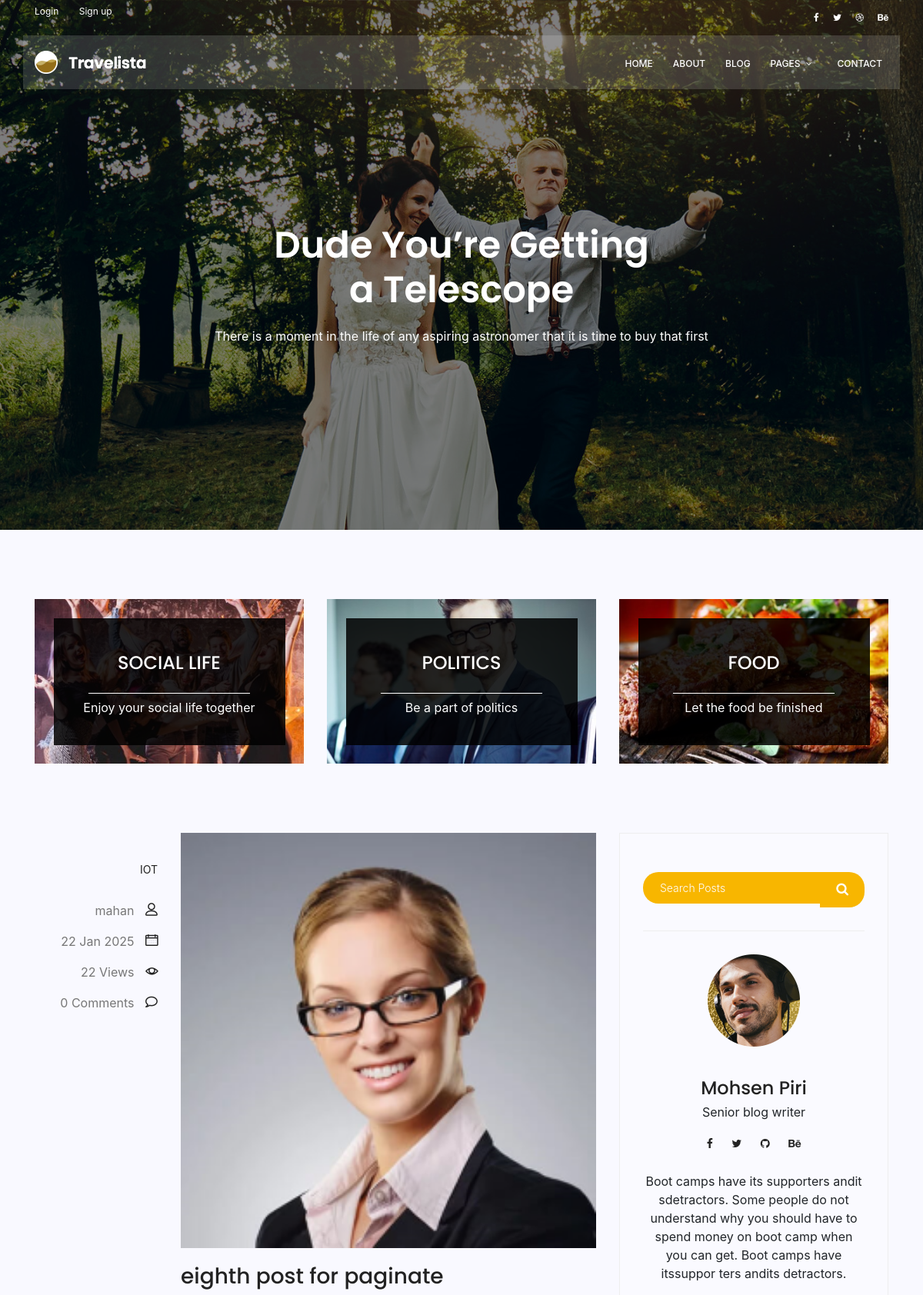
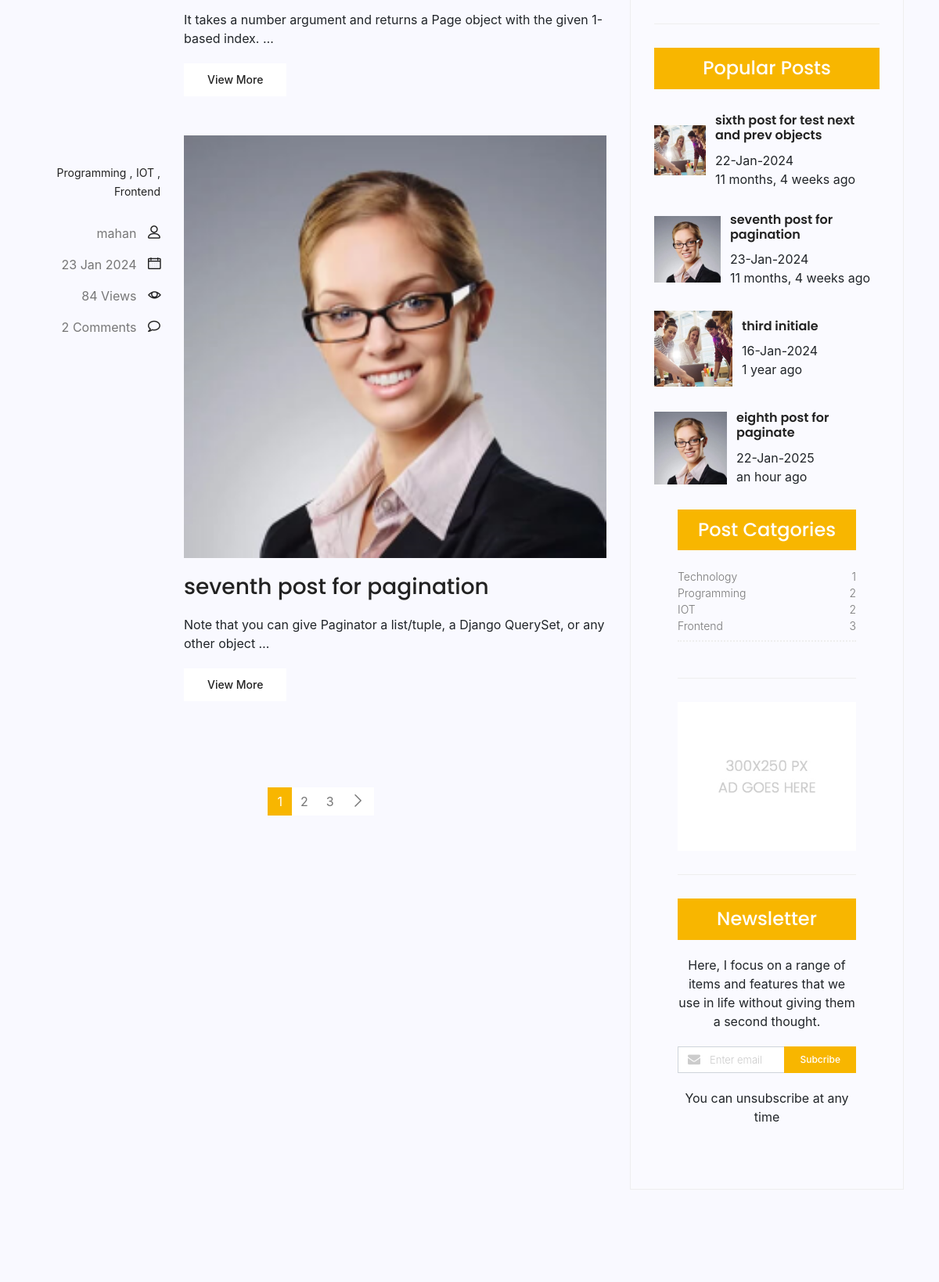
Screenshot of /blog_app/ (upper part) with the database file from the repository (2 pictures, top to bottom).
### blog_app/models.py (models this page shows, shortened)
class Category(models.Model):
    name = models.CharField(max_length=30)
    def __str__(self):
        return self.name

class Post(models.Model):
    image = models.ImageField(upload_to='app_image/', default='default.png')
    author = models.ForeignKey(User, on_delete=models.SET_NULL, null=True)
    title = models.CharField(max_length=100)
    content = models.TextField()
    tags = TaggableManager()
    counted_views = models.PositiveIntegerField(default=0)
    status = models.BooleanField(default=False)
    login_needed = models.BooleanField(default=False)
    published_date = models.DateTimeField(null=True)
    created_date = models.DateTimeField(auto_now_add=True)
    updated_date = models.DateTimeField(auto_now=True)
    category_list = models.ManyToManyField(Category)
    class Meta:
        ordering = ['-created_date']
        verbose_name = 'پست'
        verbose_name_plural = 'پست ها'
    def __str__(self):
        return self.title

### blog_app/views.py (the view)
# urls.py: path('', home_view, name='home_blog'),
def home_view(request, **kwargs):
    filter_post = Post.objects.filter(published_date__lt=timezone.now(), status=1)
    if kwargs.get('cat_name') != None:
        filter_post = filter_post.filter(category_list__name=kwargs['cat_name'])
    if kwargs.get('author_username') != None:
        filter_post = filter_post.filter(author__username=kwargs['author_username'])
    if kwargs.get('tag_name') != None:
        filter_post = filter_post.filter(tags__name__in=[kwargs['tag_name']])
    page_init = Paginator(filter_post, 2)  # creating a paginator object, Show  ... posts per page
    page_number = request.GET.get('page')
    try:
        filter_post = page_init.get_page(page_number)
        print(filter_post.object_list)
    except PageNotAnInteger:
        filter_post = page_init.page(1)
    except EmptyPage:
        filter_post = page_init.page(page_init.num_pages)
    context = {'filter_post': filter_post}
    return render(request, 'blog_items/blog-home.html', context)

### blog_app/templatetags/blog_tags.py (called while the page is built)
@register.simple_tag(name='comments_count')
def show_comments_count(pid):
    return Comment.objects.filter(intended_post=pid, approved=True).count()

@register.inclusion_tag('blog_items/blog-latest-post.html')
def most_visited_posts(arg=3):
    post_obj = Post.objects.filter(published_date__lt=timezone.now(), status=1).order_by('-counted_views')[:arg]
    return {'post_obj': post_obj}

@register.inclusion_tag('blog_items/blog-post-categories.html')
def cat_of_posts():
    post_obj = Post.objects.filter(published_date__lt=timezone.now(), status=1)
    category_obj = Category.objects.all()
    cat_dict = {}
    for cat_name in category_obj:
        cat_dict[cat_name] = post_obj.filter(category_list=cat_name).count()
    return {'cat_dict': cat_dict}

### templates/blog_items/blog-home.html (shortened to what this page needs)
{% extends 'base.html' %}
{% block content %}
{% load static %}
{% load blog_tags %}
          <section class="banner-area relative blog-home-banner" id="home">
             <div class="overlay overlay-bg"></div>
             <div class="container">
                <div class="row d-flex align-items-center justify-content-center">
                   <div class="about-content blog-header-content col-lg-12">
                      <h1 class="text-white">
                         Dude You’re Getting
                         a Telescope
                      </h1>
                      <p class="text-white">
                         There is a moment in the life of any aspiring astronomer that it is time to buy that first
                      </p>
                   </div>
                </div>
             </div>
          </section>
          <section class="top-category-widget-area pt-90 pb-90 ">
             <div class="container">
                <div class="row">
                   <div class="col-lg-4">
                      <div class="single-cat-widget">
                         <div class="content relative">
                            <div class="overlay overlay-bg"></div>
                             <a href="#" target="_blank">
                               <div class="thumb">
                                <img class="content-image img-fluid d-block mx-auto" src=" {% static 'img/blog/cat-widget1.jpg' %}" alt="">
                              </div>
                               <div class="content-details">
                                 <h4 class="content-title mx-auto text-uppercase">Social life</h4>
                                 <span></span>
                                 <p>Enjoy your social life together</p>
                               </div>
                             </a>
                         </div>
                      </div>
                   </div>
                   <div class="col-lg-4">
                      <div class="single-cat-widget">
                         <div class="content relative">
                            <div class="overlay overlay-bg"></div>
                             <a href="#" target="_blank">
                               <div class="thumb">
                                <img class="content-image img-fluid d-block mx-auto" src=" {% static 'img/blog/cat-widget2.jpg' %}" alt="">
                              </div>
                               <div class="content-details">
                                 <h4 class="content-title mx-auto text-uppercase">Politics</h4>
                                 <span></span>
                                 <p>Be a part of politics</p>
                               </div>
                             </a>
                         </div>
                      </div>
                   </div>
                   <div class="col-lg-4">
                      <div class="single-cat-widget">
                         <div class="content relative">
                            <div class="overlay overlay-bg"></div>
                             <a href="#" target="_blank">
                               <div class="thumb">
                                <img class="content-image img-fluid d-block mx-auto" src=" {% static 'img/blog/cat-widget3.jpg' %}" alt="">
                              </div>
                               <div class="content-details">
                                 <h4 class="content-title mx-auto text-uppercase">Food</h4>
                                 <span></span>
                                 <p>Let the food be finished</p>
                               </div>
                             </a>
                         </div>
                      </div>
                   </div>
                </div>
             </div>
          </section>
          <section class="post-content-area">
             <div class="container">
                <div class="row">
                   <div class="col-lg-8 posts-list">
                      {% for item in filter_post %}
                      <div class="single-post row">
                         <div class="col-lg-3  col-md-3 meta-details">
                            <ul class="tags">
                               {% for cat in item.category_list.all %}
                               <li><a href="{% url 'blog_show:category_blog' cat_name=cat.name %}">{{cat.name}}</a> {% if not forloop.last %} , {% endif %}</li>
                               {% endfor%}
                            </ul>
                            <div class="user-details row">
                               <p class="user-name col-lg-12 col-md-12 col-6"><a href="{% url 'blog_show:author_pubs' author_username=item.author.username %}">{{item.author}}</a> <span class="lnr lnr-user"></span></p>
                               <p class="date col-lg-12 col-md-12 col-6"><a>{{item.published_date|date:"d M Y"}}</a> <span class="lnr lnr-calendar-full"></span></p>
                               <p class="view col-lg-12 col-md-12 col-6"><a>{{item.counted_views}} Views</a> <span class="lnr lnr-eye"></span></p>
                               <p class="comments col-lg-12 col-md-12 col-6"><a>{% comments_count item.id %} Comments</a> <span class="lnr lnr-bubble"></span></p>
                            </div>
                         </div>
                         <div class="col-lg-9 col-md-9 ">
                            <div class="feature-img">
                               <img class="img-fluid" src=" {{item.image.url}}" alt="">
                            </div>
                            <a class="posts-title" href="{% url 'blog_show:single_blog' pid=item.id %}"><h3>{{item.title}}</h3></a>
                            <p class="excert">
                               {{item.content|truncatewords:15}}
                            </p>
                            <a href="{% url 'blog_show:single_blog' pid=item.id %}" class="primary-btn">View More</a>
                         </div>
                      </div>
                      {% endfor %}
                           <nav class="blog-pagination justify-content-center d-flex">
                               <ul class="pagination">
                               {% for i in filter_post.paginator.page_range %}
                                   {% if filter_post.number == i %}
                                            <li class="page-item active"><a href="?page={{i}}" class="page-link">{{i}}</a></li>
                                   {% else %}
                                            <li class="page-item"><a href="?page={{i}}" class="page-link">{{i}}</a></li>
                                   {% endif %}
                               {% endfor %}
                                   {% if filter_post.has_next %}
                                   <li class="page-item">
                                       <a href="?page={{filter_post.next_page_number }}" class="page-link" aria-label="Next">
                                           <span aria-hidden="true">
                                               <span class="lnr lnr-chevron-right">{{item.title}}</span>
                                           </span>
                                       </a>
                                   </li>
                              {% endif %}
                               </ul>
                           </nav>
                   </div>
                   <div class="col-lg-4 sidebar-widgets">
                     <div class="widget-wrap">
                            {% include 'blog_items/blog-search.html' %}
                            {% include 'blog_items/blog-writer.html' %}
                            {% most_visited_posts 4 %}
                     </div>
                            {% cat_of_posts %}
                         <div class="single-sidebar-widget ads-widget">
                            <a href="#"><img class="img-fluid" src=" {% static 'img/blog/ads-banner.jpg' %}" alt=""></a>
                         </div>
                         <div class="single-sidebar-widget newsletter-widget">
                            <h4 class="newsletter-title">Newsletter</h4>
                            <p>
                               Here, I focus on a range of items and features that we use in life without
                               giving them a second thought.
                            </p>
                            <div class="form-group d-flex flex-row">
                               <div class="col-autos">
                                  <div class="input-group">
                                    <div class="input-group-prepend">
                                      <div class="input-group-text"><i class="fa fa-envelope" aria-hidden="true"></i>
                                  </div>
                                    </div>
                                    <input type="text" class="form-control" id="inlineFormInputGroup" placeholder="Enter email" onfocus="this.placeholder = ''" onblur="this.placeholder = 'Enter email'" >
                                  </div>
                                </div>
                                <a href="#" class="bbtns">Subcribe</a>
                            </div>
                            <p class="text-bottom">
                               You can unsubscribe at any time
                            </p>
                         </div>
                      </div>
                   </div>
                </div>
             </div>
          </section>
{% endblock %}

### templates/blog_items/blog-latest-post.html
{% load humanize %}
{% load static %}
<div class="single-sidebar-widget popular-post-widget">
									<h4 class="popular-title">Popular Posts</h4>
                                    {% for obj in post_obj %}
									<div class="popular-post-list">
										<div class="single-post-list d-flex flex-row align-items-center">
											<div class="thumb">
												<img class="img-fluid" src=" {{obj.image.url}}" alt="">
											</div>
											<div class="details">
												<a href="{% url 'blog_show:single_blog' pid=obj.id %}"><h6>{{obj.title}}</h6></a>
												<p>{{obj.published_date|date:"d-M-Y"}}</p>
												<p>{{obj.published_date|naturaltime}}</p>
											</div>
										</div>
									{% endfor %}
									</div>
								</div>

### templates/blog_items/blog-post-categories.html
{% load blog_tags %}
                               <div class="single-sidebar-widget post-category-widget">
									<h4 class="category-title">Post Catgories</h4>
									<ul class="cat-list">
										<li>
											{% for key,value in cat_dict.items %}
											<a href="{% url 'blog_show:category_blog' cat_name=key %}" class="d-flex justify-content-between">
												<p>{{key}}</p>
												<p>{{value}}</p>
											{% endfor %}
											</a>
										</li>
									</ul>
								</div>

### rows the page displays
Post: author "mahan", published_date "22 Jan 2025", counted_views "22", id "0", image (placeholder picture), title "eighth post for paginate", content "It takes a number argument and returns a Page object with the given 1-based index. …", published_date "22-Jan-2025", published_date "an hour ago"
Category: name "IOT", value "2"
Post: author "mahan", published_date "23 Jan 2024", counted_views "84", id "2", image (placeholder picture), title "seventh post for pagination", content "Note that you can give Paginator a list/tuple, a Django QuerySet, or any other object …", published_date "23-Jan-2024", published_date "11 months, 4 weeks ago"
Category: name "Programming", id "2"
Category: name "Frontend", value "3"
Post: image (picture), title "sixth post for test next and prev objects", published_date "22-Jan-2024", published_date "11 months, 4 weeks ago"
Post: image (picture), title "third initiale", published_date "16-Jan-2024", published_date "1 year ago"
Category: name "Technology", id "1"

### other values shown
{{ i }} "1"
{{ i }} "2" "3"
